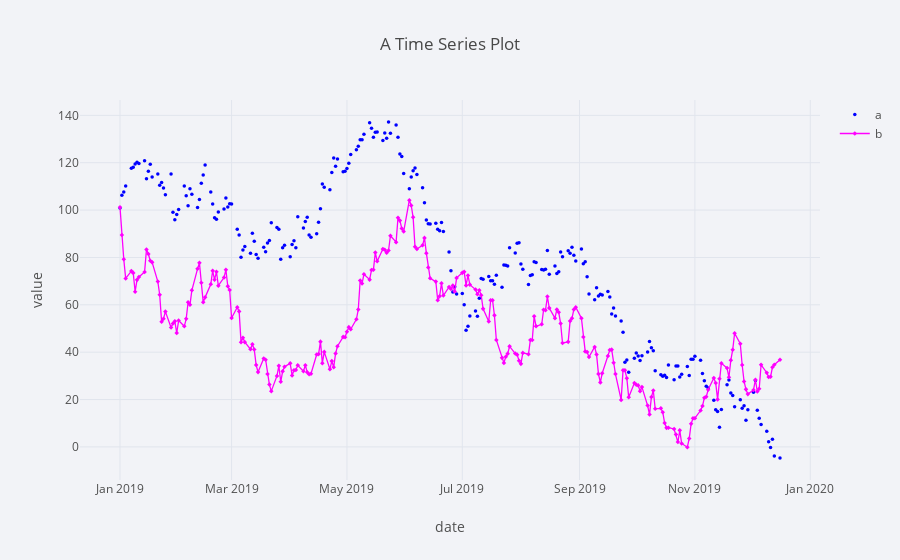

The code cell stored with this chart in its notebook:
### Code cell
plyo.iplot(df[['a', 'b']].iplot(asFigure=True,
          theme='polar', 
          title='A Time Series Plot', 
          xTitle='date',
          yTitle='value',
          mode={'a': 'markers', 'b': 'lines+markers'},
          symbol={'a': 'circle', 'b': 'diamond'},
          size=3.5,
          colors={'a': 'blue', 'b': 'magenta'}),
          #image='png',
          filename='ply_02')

### Figure 1 — Plotly figure (JSON) as saved in the notebook; plotly's stock layout.template omitted (floating-point values rounded to 4 significant figures; data arrays with more than 128 entries replaced by an {"elided": "..."} marker saying what was removed)
{"data": [{"line": {"color": "blue", "dash": "solid", "shape": "linear", "width": 1.3}, "marker": {"size": 3.5, "symbol": "circle"}, "mode": "markers", "name": "a", "text": "", "type": "scatter", "uid": "3a14c30a-ecee-4eb2-bbcd-feec8aca0e6e", "x": {"elided": "250 str values"}, "y": {"elided": "250 float values"}}, {"line": {"color": "magenta", "dash": "solid", "shape": "linear", "width": 1.3}, "marker": {"size": 3.5, "symbol": "diamond"}, "mode": "lines+markers", "name": "b", "text": "", "type": "scatter", "uid": "d51287b3-b0dc-4c2b-bded-f8085c87c880", "x": {"elided": "250 str values"}, "y": {"elided": "250 float values"}}], "layout": {"legend": {"bgcolor": "#F2F3F7", "font": {"color": "#505050"}}, "paper_bgcolor": "#F2F3F7", "plot_bgcolor": "#F2F3F7", "title": {"font": {"color": "#484848"}, "text": "A Time Series Plot"}, "xaxis": {"gridcolor": "#E1E5ED", "showgrid": true, "tickfont": {"color": "#505050"}, "title": {"font": {"color": "#505050"}, "text": "date"}, "zerolinecolor": "#E1E5ED"}, "yaxis": {"gridcolor": "#E1E5ED", "showgrid": true, "tickfont": {"color": "#505050"}, "title": {"font": {"color": "#505050"}, "text": "value"}, "zerolinecolor": "#E1E5ED"}}}
